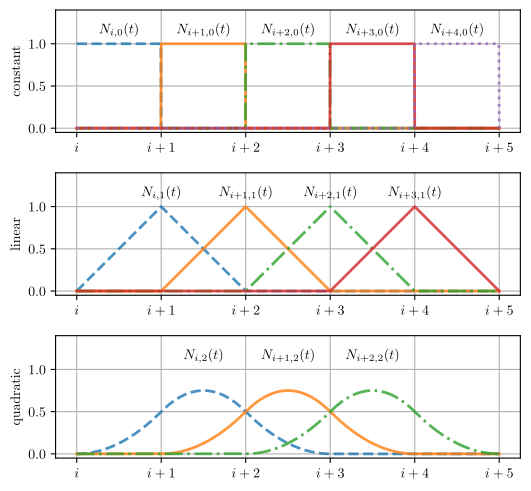

The script that saved this image:
import numpy as np
import matplotlib.pyplot as plt
from matplotlib import rc
from matplotlib.ticker import AutoMinorLocator, MultipleLocator

LATEX = 1
SERIALIZE = 1
VERBOSE = 0

if LATEX:
  rc('font', **{'family': 'serif', 'serif': ['Computer Modern Roman']})
  rc('text', usetex=True)

n_intervals = 5  # max number of intervals reqd is 4 to illustrate cubic b-spline
fs = 2**8  # sample frequency (number of samples per interval)
print(f'Using sample frequency of {fs}')
nts = fs * n_intervals # number of time steps
t = np.linspace(0, n_intervals, nts+1)
if VERBOSE:
    print(f't={t}')

def N0(i, t, fs):
    N = 0.0 * t
    N[i*fs:(i+1)*fs] = 1.0
    if VERBOSE:
        print(f'N0 with i={i} is')
        print(N)
    return N

def N1(i, t, fs):
    N = 0.0 * t
    # N[i*fs:(i+1)*fs] = np.linspace(0, fs, fs)/fs
    N[i*fs:(i+1)*fs] = t[0:fs]  # first interval
    # N[(i+1)*fs:(i+2)*fs] = (i+1) - np.linspace(0, fs, fs)/fs
    N[(i+1)*fs:(i+2)*fs] = 2.0 - t[fs:2*fs]  # second interval
    if VERBOSE:
        print(f'N1 with i={i} is')
        print(N)
    return N

def N2(i, t, fs):
    N = 0.0 * t
    t1 = t[0:fs]  # first time interval
    N[i*fs:(i+1)*fs] = 0.5 * t1 * t1  # first interval
    t2 = t[fs:2*fs]  # second time interval
    t3 = t[2*fs:3*fs]  # third time interval
    # t2 = t1
    # N[(i+1)*fs:(i+2)*fs] = 2.0 - t2  # second interval
    # N[(i+1)*fs:(i+2)*fs] = 0.5 * (-2 * t2 * t2 + 2 * t2 + 1)  # second interval
    # N[(i+1)*fs:(i+2)*fs] = 0.5 * (-2 * t2 * t2 + 6 * t2 + 3)  # second interval
    # N[(i+1)*fs:(i+2)*fs] = 0.5 * (-2 * t2 * t2 + 6 * t2 - 1)  # second interval
    # N[(i+1)*fs:(i+2)*fs] = 0.5 * (-2 * t2 * t2 + 6 * t2 - 3)  # second interval
    N[(i+1)*fs:(i+2)*fs] = 0.5*(t2*(2-t2) + (3-t2)*(t2-1))  # second interval
    N[(i+2)*fs:(i+3)*fs] = 0.5 * (3 - t3)**2  # third interval
    if VERBOSE:
        print(f't1 is {t1}')
        print(f't2 is {t2}')
        print(f't3 is {t3}')
        print(f'N2 with i={i} is')
        print(N)
    return N


fig = plt.figure(figsize=(6, 6))  # x in inches wide, y inches tall
# fig = plt.figure(figsize=(8, 8))  # x in inches wide, y inches tall
# s = 8  # inches, characteristic dimension for figure
# fig = plt.figure(figsize=(s/4, s))  # x in inches wide, y inches tall
# fig = plt.figure()  # x in inches wide, y inches tall
ax0 = fig.add_subplot(3, 1, 1, aspect=1)
ax1 = fig.add_subplot(3, 1, 2, aspect=1, sharex=ax0, sharey=ax0)
ax2 = fig.add_subplot(3, 1, 3, aspect=1, sharex=ax0, sharey=ax0)

# globals
kwargs = {
    'alpha' : 0.8,
    'linewidth' : 2
}
linestyles = ['dashed', 'solid', 'dashdot', 'solid', 'dotted']
ap = dict(arrowstyle='->')  # arrow properties

# constant (p=0)
# ax0.plot(t, N0(0, t, fs), **kwargs)
# ax0.plot(t, N0(1, t, fs), **kwargs)
# ax0.plot(t, N0(2, t, fs), **kwargs)
# ax0.plot(t, N0(3, t, fs), **kwargs)
p = 0
for i in range(n_intervals - p):
    ax0.plot(t, N0(i, t, fs), linestyle=linestyles[i], **kwargs)

ax0.set_ylabel(r'constant')
ax0.grid()

# linear (p=1)
p = 1
# ax1.plot(t, N1(0, t, fs), **kwargs)
# ax1.plot(t, N1(1, t, fs), **kwargs)
# ax1.plot(t, N1(2, t, fs), **kwargs)
for i in range(n_intervals - p):
    ax1.plot(t, N1(i, t, fs), linestyle=linestyles[i], **kwargs)

ax1.set_ylabel(r'linear')
ax1.grid()

# quadratic (p=2)
p = 2
# ax2.plot(t, N2(0, t, fs), **kwargs)
# ax2.plot(t, N2(1, t, fs), **kwargs)
for i in range(n_intervals - p):
    ax2.plot(t, N2(i, t, fs), linestyle=linestyles[i], **kwargs)

ax2.set_ylabel(r'quadratic')
ax2.grid()

dt = 0.5  # applies to all x-axes b/c previously shared
ax0.xaxis.set_major_locator(MultipleLocator(dt))
ax0.yaxis.set_major_locator(MultipleLocator(dt))
ax0.set_ylim([-0.05, 1.4])


# ax0.annotate(r'$N_{i,0}(t)$', xy=(0.5, 0.5), xytext=(b0_x, b0_y), arrowprops=ap, ha='center', va='bottom')
ty = 1.1  # text y coordinate
ax0.text(0.5, ty, r'$N_{i,0}(t)$', ha='center', va='baseline')
ax0.text(1.5, ty, r'$N_{i+1,0}(t)$', ha='center', va='baseline')
ax0.text(2.5, ty, r'$N_{i+2,0}(t)$', ha='center', va='baseline')
ax0.text(3.5, ty, r'$N_{i+3,0}(t)$', ha='center', va='baseline')
ax0.text(4.5, ty, r'$N_{i+4,0}(t)$', ha='center', va='baseline')

ax1.text(1.0, ty, r'$N_{i,1}(t)$', ha='center', va='baseline')
ax1.text(2.0, ty, r'$N_{i+1,1}(t)$', ha='center', va='baseline')
ax1.text(3.0, ty, r'$N_{i+2,1}(t)$', ha='center', va='baseline')
ax1.text(4.0, ty, r'$N_{i+3,1}(t)$', ha='center', va='baseline')

ax2.text(1.5, ty, r'$N_{i,2}(t)$', ha='center', va='baseline')
ax2.text(2.5, ty, r'$N_{i+1,2}(t)$', ha='center', va='baseline')
ax2.text(3.5, ty, r'$N_{i+2,2}(t)$', ha='center', va='baseline')

plt.xticks([0, 1, 2, 3, 4, 5], [r'$i$', r'$i+1$', r'$i+2$', r'$i+3$', r'$i+4$', r'$i+5$'])
# plt.xticks(np.arange(n_intervals+1).tolist(), [r'$i$', r'$i+1$', r'$i+2$', r'$i+3$', r'$i+4$'])

plt.show()

if SERIALIZE:
  fig.savefig("bspline.pdf", bbox_inches="tight")
